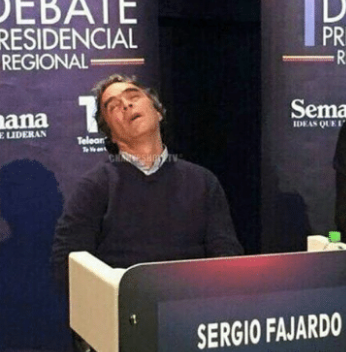
#> input picture 13-OpticalFlow/scripts/cent.png, 346 x 352 px
$ python lk_track.py cent.png   (older library calls are emulated)
#> lines starting #> are read from the running program, lines starting #| are printed output that depends on the picture
### 13-OpticalFlow/scripts/video.py
#!/usr/bin/env python

'''
Video capture sample.

Sample shows how VideoCapture class can be used to acquire video
frames from a camera of a movie file. Also the sample provides
an example of procedural video generation by an object, mimicking
the VideoCapture interface (see Chess class).

'create_capture' is a convinience function for capture creation,
falling back to procedural video in case of error.

Usage:
    video.py [--shotdir <shot path>] [source0] [source1] ...'

    sourceN is an
     - integer number for camera capture
     - name of video file
     - synth:<params> for procedural video

Synth examples:
    synth:bg=../data/lena.jpg:noise=0.1
    synth:class=chess:bg=../data/lena.jpg:noise=0.1:size=640x480

Keys:
    ESC    - exit
    SPACE  - save current frame to <shot path> directory

'''

# Python 2/3 compatibility
from __future__ import print_function

import numpy as np
from numpy import pi, sin, cos

import cv2

# built-in modules
from time import clock

# local modules
from tst_scene_render import TestSceneRender
import common

class VideoSynthBase(object):
    # [14 lines left out: function __init__, not called in this run]

    def render(self, dst):
        pass

    # [15 lines left out: function read, not called in this run]

    def isOpened(self):
        return True

class Book(VideoSynthBase):
    # [11 lines left out: functions __init__, read, not called in this run]

class Cube(VideoSynthBase):
    def __init__(self, **kw):
        super(Cube, self).__init__(**kw)
        self.render = TestSceneRender(cv2.imread('../data/pca_test1.jpg'), deformation = True,  speed = 1)

    # [5 lines left out: function read, not called in this run]

class Chess(VideoSynthBase):
    # [45 lines left out: functions __init__, draw_quads, render, not called in this run]


classes = dict(chess=Chess, book=Book, cube=Cube)

presets = dict(
    empty = 'synth:',
    lena = 'synth:bg=../data/lena.jpg:noise=0.1',
    chess = 'synth:class=chess:bg=../data/lena.jpg:noise=0.1:size=640x480',
    book = 'synth:class=book:bg=../data/graf1.png:noise=0.1:size=640x480',
    cube = 'synth:class=cube:bg=../data/pca_test1.jpg:noise=0.0:size=640x480'
)


def create_capture(source = 0, fallback = presets['chess']):
    '''source: <int> or '<int>|<filename>|synth [:<param_name>=<value> [:...]]'
    '''
    source = str(source).strip()
    chunks = source.split(':')
    # handle drive letter ('c:', ...)
    if len(chunks) > 1 and len(chunks[0]) == 1 and chunks[0].isalpha():
        chunks[1] = chunks[0] + ':' + chunks[1]
        del chunks[0]

    source = chunks[0]
    try: source = int(source)
    except ValueError: pass
    params = dict( s.split('=') for s in chunks[1:] )

    cap = None
    if source == 'synth':
        Class = classes.get(params.get('class', None), VideoSynthBase)
        try: cap = Class(**params)
        except: pass
    else:
        cap = cv2.VideoCapture(source)
        if 'size' in params:
            w, h = map(int, params['size'].split('x'))
            cap.set(cv2.CAP_PROP_FRAME_WIDTH, w)
            cap.set(cv2.CAP_PROP_FRAME_HEIGHT, h)
    if cap is None or not cap.isOpened():
        print('Warning: unable to open video source: ', source)
        if fallback is not None:
            return create_capture(fallback, None)
    return cap

# [30 lines that do not run on import are left out]

### 13-OpticalFlow/scripts/lk_track.py
#!/usr/bin/env python

'''
Lucas-Kanade tracker
====================

Lucas-Kanade sparse optical flow demo. Uses goodFeaturesToTrack
for track initialization and back-tracking for match verification
between frames.

Usage
-----
lk_track.py [<video_source>]


Keys
----
ESC - exit
'''

# Python 2/3 compatibility
from __future__ import print_function

import numpy as np
import cv2
import video
from common import anorm2, draw_str
from time import clock
import matplotlib.pyplot as plt
from PIL import Image
import matplotlib.image as mpimg


lk_params = dict( winSize  = (15, 15),
                  maxLevel = 2,
                  criteria = (cv2.TERM_CRITERIA_EPS | cv2.TERM_CRITERIA_COUNT, 10, 0.03))

feature_params = dict( maxCorners = 500,
                       qualityLevel = 0.3,
                       minDistance = 7,
                       blockSize = 7 )

class App:
    def __init__(self, video_src):
        self.track_len = 10
        self.detect_interval = 5
        self.tracks = []
        self.cam = video.create_capture(video_src)
        self.frame_idx = 0
        self.last_event = clock()
        self.filter = 1
        self.min_interval = 1
        self.slow_frame=0


    def detectDirection(self,tracks):
        movimiento=np.array([t[-1][0]-t[0][0] for t in tracks])
        promedio = np.mean(movimiento[np.abs(movimiento)>10])
        c=clock()
        if c - self.last_event < self.min_interval:
            return
        im=cv2.imread('cent.png')
        im_resized = cv2.resize(im, (500, 500), interpolation=cv2.INTER_LINEAR)
        cv2.imshow('mov', im_resized)
        if promedio < -10:
            print("Derecha")
            im=cv2.imread('der.png')
            im_resized = cv2.resize(im, (500, 500), interpolation=cv2.INTER_LINEAR)
            cv2.imshow('mov', im_resized)
            self.last_event=c
            return
        if promedio > 10:
            print("Izquierda")
            im=cv2.imread('izq.png')
            im_resized = cv2.resize(im, (500, 500), interpolation=cv2.INTER_LINEAR)
            cv2.imshow('mov', im_resized)
            self.last_event=c
            return

    def run(self):
        while True:
            ret, frame = self.cam.read()
#> frame is the input picture: shape (352, 346, 3); mean B, G, R 73.9, 65.8, 72.9
            frame_gray = cv2.cvtColor(frame, cv2.COLOR_BGR2GRAY)
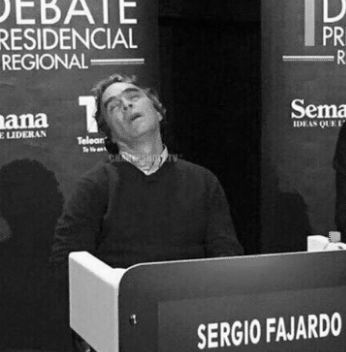
#> frame_gray: shape (352, 346); min 0, max 254, mean 68.8
            vis = frame.copy()

            if len(self.tracks) > 0:
                img0, img1 = self.prev_gray, frame_gray
                p0 = np.float32([tr[-1] for tr in self.tracks]).reshape(-1, 1, 2)
                p1, st, err = cv2.calcOpticalFlowPyrLK(img0, img1, p0, None, **lk_params)
                p0r, st, err = cv2.calcOpticalFlowPyrLK(img1, img0, p1, None, **lk_params)
                d = abs(p0-p0r).reshape(-1, 2).max(-1)
                good = d < 1
                new_tracks = []
                for tr, (x, y), good_flag in zip(self.tracks, p1.reshape(-1, 2), good):
                    if not good_flag:
                        continue
                    tr.append((x, y))
                    if len(tr) > self.track_len:
                        del tr[0]
                    new_tracks.append(tr)
                    cv2.circle(vis, (x, y), 2, (0, 255, 0), -1)
                self.tracks = new_tracks
                cv2.polylines(vis, [np.int32(tr) for tr in self.tracks], False, (0, 255, 0))
                draw_str(vis, (20, 20), 'track count: %d' % len(self.tracks))
                self.detectDirection(self.tracks)

            if self.frame_idx % self.detect_interval == 0:
                mask = np.zeros_like(frame_gray)
                mask[:] = 255
                for x, y in [np.int32(tr[-1]) for tr in self.tracks]:
                    cv2.circle(mask, (x, y), 5, 0, -1)
                p = cv2.goodFeaturesToTrack(frame_gray, mask = mask, **feature_params)
#> p = 119 rows, first 8: [131, 45], [344, 114], [322, 333], [315, 108], [325, 107], [332, 107], [322, 316], [200, 345]
                if p is not None:
                    for x, y in np.float32(p).reshape(-1, 2):
                        self.tracks.append([(x, y)])
#> this loop made 119 passes
#> (x, y) on passes 1 to 12: (131, 45), (344, 114), (322, 333), (315, 108), (325, 107), (332, 107), (322, 316), (200, 345), (40, 124), (311, 317), (274, 329), (217, 330)
#> after the loop, self.tracks = 119 items


            self.frame_idx += 1
            self.prev_gray = frame_gray
            cv2.imshow('lk_track', vis)

            ch = 0xFF & cv2.waitKey(1)
#> (key Esc is pressed here)
            if ch == 27:
                break

def main():
    import sys
    try:
        video_src = sys.argv[1]
    except:
        video_src = 0

    print(__doc__)
    App(video_src).run()
    cv2.destroyAllWindows()

if __name__ == '__main__':
    main()
